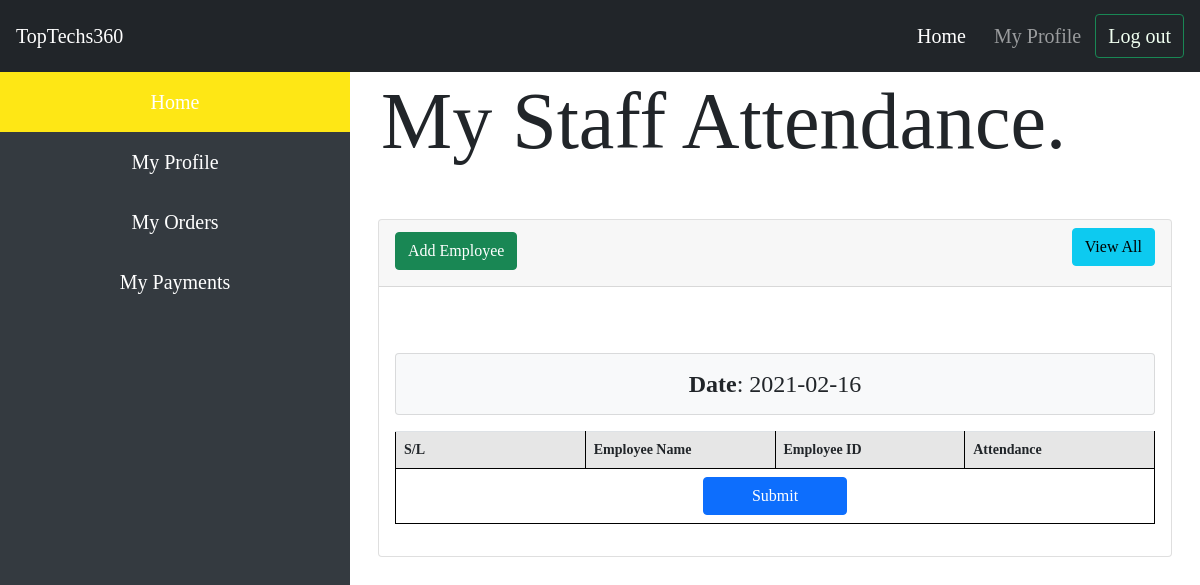
The page /attandance.php (signed in) on the database as committed earlier.
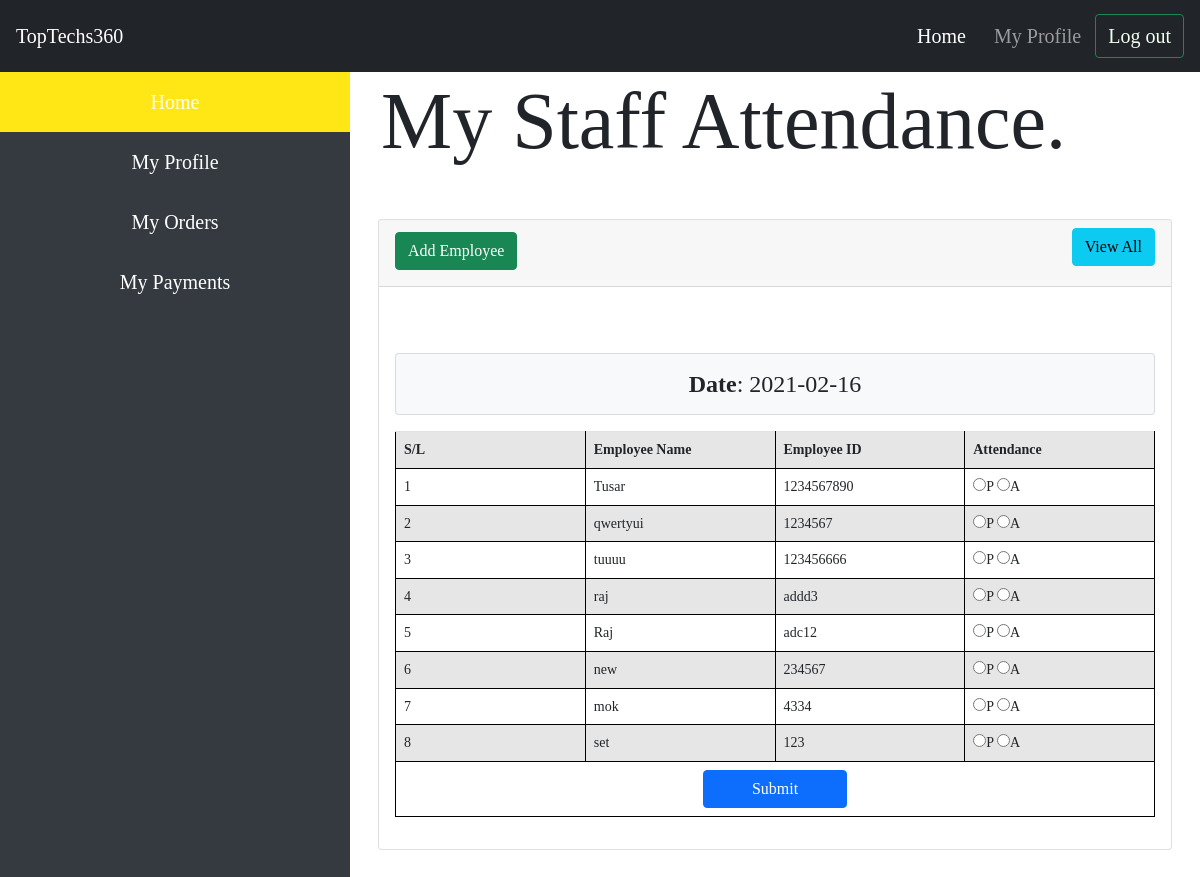
The same page on the database as committed later.
### tables this page shows
CREATE TABLE `tbl_employee` (
  `employee_tbl_id` int(11) NOT NULL,
  `user_id` int(255) NOT NULL,
  `name` varchar(255) NOT NULL,
  `employee_id` varchar(255) NOT NULL
);

### lib/Database.php (called while the page is built, shortened)
<?php
Class Database{
 public $host   = DB_HOST;
 public $user   = DB_USER;
 public $pass   = DB_PASS;
 public $dbname = DB_NAME;
 public $link;
private function connectDB(){
   $this->link = new mysqli($this->host, $this->user, $this->pass,
      $this->dbname);
   }
  public function select($query){
    $result = $this->link->query($query) or
       die($this->link->error.__LINE__);
      if($result->num_rows > 0){
        return $result;
      } else {
        return false;
      }
   }
}

### classes/Student.php (called while the page is built, shortened)
<?php
if (array_key_exists("id", $_SESSION)) {
	$filepath = realpath(dirname(__FILE__));
	include_once($filepath . '/../lib/Database.php');
}
?>
<?php
class Student
{
	private $db;
	public function __construct()
	{
		$this->db = new Database();
	}
	public function getStudents()
	{
		$query = "SELECT * FROM tbl_employee WHERE user_id = '" . $_SESSION['id'] . "' ";
		$result = $this->db->select($query);
		return $result;
	}
}

### attandance.php (the view, shortened to what this page needs)
<?php include "header.php";
include "navBarTop.php";
include "sideNavBar.php"; ?>
<div class="content">
    <div class="col">
        <h6 class="display-1" id="first name"><?php echo "My Staff Attendance."; ?></h6>
    </div>
        <?php
        include "classes/Student.php";
        $stu = new Student();
        ?>
        <?php
        $cur_date = date('Y-m-d');
        ?>
        <div class="container">
            <div class="card">
                <div class="card-header">
                    <h2>
                        <a class="btn btn-success" href="add_attandance.php">Add Employee</a>
                        <a class="btn btn-info float-right" href="attandance_date_view.php">View All</a>
                    </h2>
                </div>
                <div class="card-body">
                    <div class="card bg-light text-center mb-3">
                        <h4 class="m-0 py-3"><strong>Date</strong>: <?php echo $cur_date; ?></h4>
                    </div>
                    <form action="" method="post">
                        <table class="table table-striped">
                            <tr>
                                <th width="25%">S/L</th>
                                <th width="25%">Employee Name</th>
                                <th width="25%">Employee ID</th>
                                <th width="25%">Attendance</th>
                            </tr>
                            <?php
                            $getstudent = $stu->getStudents();
                            if ($getstudent) {
                                $i = 0;
                                while ($value = $getstudent->fetch_assoc()) {
                                    $i++;
                            ?>
                                    <tr>
                                        <td><?php echo $i; ?></td>
                                        <td><?php echo $value['name']; ?></td>
                                        <td><?php echo $value['employee_id']; ?></td>
                                        <td>
                                            <input type="radio" name="attend[<?php echo $value['employee_id']; ?>]" value="present">P
                                            <input type="radio" name="attend[<?php echo $value['employee_id']; ?>]" value="absent">A
                                        </td>
                                    </tr>
                            <?php }
                            } ?>
                            <tr>
                                <td colspan="4" class="text-center">
                                    <input type="submit" name="submit" class="btn btn-primary px-5" value="Submit">
                                </td>
                            </tr>
                        </table>
                    </form>
                </div>
            </div>
        </div>
    </div>
<?php include "footer.php"; ?>

### header.php (shortened to what this page needs)
<!doctype html>
<html lang="en">
<head>
    <link rel="stylesheet" href="https://cdn.jsdelivr.net/npm/bootstrap@4.5.3/dist/css/bootstrap.min.css">
    <link href="https://cdn.jsdelivr.net/npm/bootstrap@5.0.0-beta1/dist/css/bootstrap.min.css" rel="stylesheet">
    <link rel="stylesheet" href="//code.jquery.com/ui/1.12.1/themes/base/jquery-ui.css">
    <link rel="stylesheet" href="/resources/demos/style.css">
</head>
<body>

### navBarTop.php (shortened to what this page needs)
<link rel="stylesheet" type="text/css" href="assets/css/nav-bar.css">
<nav class="navbar navbar-expand-lg navbar-dark bg-dark sticky-top">
    <a class="navbar-brand" href="index.php">TopTechs360<span class="change_content"></span></a>
    <div class="collapse navbar-collapse" id="navbarSupportedContent">
        <ul class="nav navbar-nav ml-auto">
            <li class="nav-item active">
                <a class="nav-link" href="index.php">Home <span class="sr-only">(current)</span></a>
            </li>
            <li class="nav-item">
                <a class="nav-link" href="myProfile.php">My Profile</a>
            </li>
            <form class="form-inline my-2 my-lg-0">
                <button class="btn btn-outline-success my-2 my-sm-0" type="submit"><a id="logout" href='index.php?logOut=1'>Log out</a></button>
            </form>
        </ul>
    </div>
</nav>

### sideNavBar.php
<link rel="stylesheet" type="text/css" href="assets/css/nav-bar.css">
<div class="sidebar">
    <a class="active" href="loggedin.php"><span style="font-size:20px;cursor:pointer" onclick="openNav()">Home</span></a>
    <a href="myProfile.php">My Profile</a>
    <a href="orders.php">My Orders</a>
    <a href="payments.php">My Payments</a>
</div>

### footer.php (shortened to what this page needs)
</body>
</html>

### css/style.css (style rules this page uses)
* { margin: 0; padding: 0; }
body { font: 14px/1.4 Georgia, serif; }
table { border-collapse: collapse; }
table td, table th { border: 1px solid black; padding: 5px; }

### assets/css/nav-bar.css (style rules this page uses)
#logout { text-decoration: none; color: honeydew; font-size: 20px; }
.nav-item { margin: 6px; font-size: 20px; }
.sidebar { margin: 0; padding: 0; width: 350px; background-color: #343a40; position: fixed; height: 100%; overflow: auto; text-align: center; font-size: 20px; }
.sidebar a { display: block; color: white; padding: 16px; text-decoration: none; }
.sidebar a.active { background-color: #FEE715FF; color: white; }
div.content { margin-left: 350px; padding: 1px 16px; height: 1000px; }

### header.php (style rules this page uses)
body:not(.modal-open) { padding-right: 0px !important; }
* { margin: 0; padding: 0; box-sizing: border-box; }
.card { margin: 50px auto; }

Rows that differ between the two databases and show on the page:
added tbl_employee: name "Tusar", employee "1234567890"
added tbl_employee: name "qwertyui", employee "1234567"
added tbl_employee: name "tuuuu", employee "123456666"
added tbl_employee: name "raj", employee "addd3"
added tbl_employee: name "Raj", employee "adc12"
added tbl_employee: name "new", employee "234567"
added tbl_employee: name "mok", employee "4334"
added tbl_employee: name "set", employee "123"
